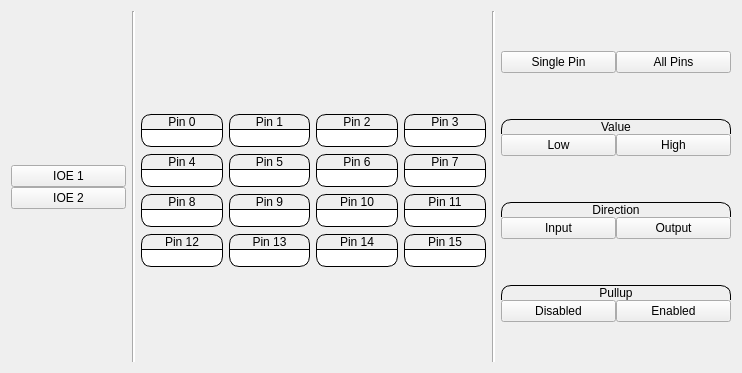
      <widget class="QWidget" name="ioe_page">
       <layout class="QVBoxLayout" name="verticalLayout_10">
        <item>
         <layout class="QHBoxLayout" name="horizontalLayout_19" stretch="1,0,3,0,2">
          <property name="leftMargin">
           <number>0</number>
          </property>
          <property name="rightMargin">
           <number>0</number>
          </property>
          <property name="bottomMargin">
           <number>0</number>
          </property>
          <item>
           <widget class="QFrame" name="verticalFrame">
            <property name="styleSheet">
             <string notr="true">QPushButton[objectName^=&quot;btn_ioe1&quot;] {
	border-top-left-radius: 15px;
	border-top-right-radius: 15px;
	border:1px solid black;
	background-color: white;
	padding:20px 40px;
}

QPushButton[objectName^=&quot;btn_ioe2&quot;] {
	border-bottom-right-radius: 15px;
	border-bottom-left-radius: 15px;
	border-left:1px solid black;
	border-right:1px solid black;
	border-bottom:1px solid black;
	background-color: rgb(255, 255, 255);
	padding:20px 40px;
}</string>
            </property>
            <layout class="QVBoxLayout" name="verticalLayout_9">
             <property name="spacing">
              <number>0</number>
             </property>
             <property name="leftMargin">
              <number>0</number>
             </property>
             <property name="topMargin">
              <number>0</number>
             </property>
             <property name="rightMargin">
              <number>0</number>
             </property>
             <property name="bottomMargin">
              <number>0</number>
             </property>
             <item>
              <spacer name="verticalSpacer_18">
               <property name="orientation">
                <enum>Qt::Vertical</enum>
               </property>
               <property name="sizeHint" stdset="0">
                <size>
                 <width>20</width>
                 <height>40</height>
                </size>
               </property>
              </spacer>
             </item>
             <item>
              <widget class="QPushButton" name="btn_ioe1">
               <property name="text">
                <string>IOE 1</string>
               </property>
              </widget>
             </item>
             <item>
              <widget class="QPushButton" name="btn_ioe2">
               <property name="text">
                <string>IOE 2</string>
               </property>
              </widget>
             </item>
             <item>
              <spacer name="verticalSpacer_19">
               <property name="orientation">
                <enum>Qt::Vertical</enum>
               </property>
               <property name="sizeHint" stdset="0">
                <size>
                 <width>20</width>
                 <height>40</height>
                </size>
               </property>
              </spacer>
             </item>
            </layout>
           </widget>
          </item>
          <item>
           <widget class="Line" name="line_4">
            <property name="styleSheet">
             <string notr="true">background-color: rgb(255, 255, 255);</string>
            </property>
            <property name="orientation">
             <enum>Qt::Vertical</enum>
            </property>
           </widget>
          </item>
          <item>
           <widget class="QFrame" name="ioe_pins_layout">
            <property name="styleSheet">
             <string notr="true">QPushButton {
	margin-top:7px;
	border:1px solid black;
	border-top-left-radius: 10px;
	border-top-right-radius: 10px;
}

QLineEdit {
	border-radius:10px;
	border-top-left-radius: 0px;
	border-top-right-radius: 0px;
	border-left:1px solid black;
	border-right:1px solid black;
	border-bottom:1px solid black;
}
</string>
            </property>
            <layout class="QGridLayout" name="gridLayout_5">
             <property name="leftMargin">
              <number>0</number>
             </property>
             <property name="topMargin">
              <number>0</number>
             </property>
             <property name="rightMargin">
              <number>0</number>
             </property>
             <property name="bottomMargin">
              <number>0</number>
             </property>
             <property name="verticalSpacing">
              <number>0</number>
             </property>
             <item row="5" column="0">
              <widget class="QPushButton" name="btn_pin_8">
               <property name="text">
                <string>Pin 8</string>
               </property>
              </widget>
             </item>
             <item row="6" column="0">
              <widget class="QLineEdit" name="txt_pin_8">
               <property name="alignment">
                <set>Qt::AlignCenter</set>
               </property>
               <property name="readOnly">
                <bool>true</bool>
               </property>
              </widget>
             </item>
             <item row="6" column="1">
              <widget class="QLineEdit" name="txt_pin_9">
               <property name="alignment">
                <set>Qt::AlignCenter</set>
               </property>
               <property name="readOnly">
                <bool>true</bool>
               </property>
              </widget>
             </item>
             <item row="5" column="1">
              <widget class="QPushButton" name="btn_pin_9">
               <property name="text">
                <string>Pin 9</string>
               </property>
              </widget>
             </item>
             <item row="5" column="2">
              <widget class="QPushButton" name="btn_pin_10">
               <property name="text">
                <string>Pin 10</string>
               </property>
              </widget>
             </item>
             <item row="5" column="3">
              <widget class="QPushButton" name="btn_pin_11">
               <property name="text">
                <string>Pin 11</string>
               </property>
              </widget>
             </item>
             <item row="7" column="0">
              <widget class="QPushButton" name="btn_pin_12">
               <property name="text">
                <string>Pin 12</string>
               </property>
              </widget>
             </item>
             <item row="6" column="2">
              <widget class="QLineEdit" name="txt_pin_10">
               <property name="alignment">
                <set>Qt::AlignCenter</set>
               </property>
               <property name="readOnly">
                <bool>true</bool>
               </property>
              </widget>
             </item>
             <item row="6" column="3">
              <widget class="QLineEdit" name="txt_pin_11">
               <property name="alignment">
                <set>Qt::AlignCenter</set>
               </property>
               <property name="readOnly">
                <bool>true</bool>
               </property>
              </widget>
             </item>
             <item row="7" column="1">
              <widget class="QPushButton" name="btn_pin_13">
               <property name="text">
                <string>Pin 13</string>
               </property>
              </widget>
             </item>
             <item row="7" column="3">
              <widget class="QPushButton" name="btn_pin_15">
               <property name="text">
                <string>Pin 15</string>
               </property>
              </widget>
             </item>
             <item row="7" column="2">
              <widget class="QPushButton" name="btn_pin_14">
               <property name="text">
                <string>Pin 14</string>
               </property>
              </widget>
             </item>
             <item row="1" column="0">
              <widget class="QPushButton" name="btn_pin_0">
               <property name="text">
                <string>Pin 0</string>
               </property>
              </widget>
             </item>
             <item row="9" column="0">
              <spacer name="verticalSpacer_17">
               <property name="orientation">
                <enum>Qt::Vertical</enum>
               </property>
               <property name="sizeHint" stdset="0">
                <size>
                 <width>20</width>
                 <height>40</height>
                </size>
               </property>
              </spacer>
             </item>
             <item row="1" column="1">
              <widget class="QPushButton" name="btn_pin_1">
               <property name="text">
                <string>Pin 1</string>
               </property>
              </widget>
             </item>
             <item row="1" column="2">
              <widget class="QPushButton" name="btn_pin_2">
               <property name="text">
                <string>Pin 2</string>
               </property>
              </widget>
             </item>
             <item row="2" column="1">
              <widget class="QLineEdit" name="txt_pin_1">
               <property name="alignment">
                <set>Qt::AlignCenter</set>
               </property>
               <property name="readOnly">
                <bool>true</bool>
               </property>
              </widget>
             </item>
             <item row="2" column="2">
              <widget class="QLineEdit" name="txt_pin_2">
               <property name="alignment">
                <set>Qt::AlignCenter</set>
               </property>
               <property name="readOnly">
                <bool>true</bool>
               </property>
              </widget>
             </item>
             <item row="2" column="3">
              <widget class="QLineEdit" name="txt_pin_3">
               <property name="alignment">
                <set>Qt::AlignCenter</set>
               </property>
               <property name="readOnly">
                <bool>true</bool>
               </property>
              </widget>
             </item>
             <item row="1" column="3">
              <widget class="QPushButton" name="btn_pin_3">
               <property name="text">
                <string>Pin 3</string>
               </property>
              </widget>
             </item>
             <item row="3" column="0">
              <widget class="QPushButton" name="btn_pin_4">
               <property name="text">
                <string>Pin 4</string>
               </property>
              </widget>
             </item>
             <item row="3" column="1">
              <widget class="QPushButton" name="btn_pin_5">
               <property name="text">
                <string>Pin 5</string>
               </property>
              </widget>
             </item>
             <item row="3" column="2">
              <widget class="QPushButton" name="btn_pin_6">
               <property name="text">
                <string>Pin 6</string>
               </property>
              </widget>
             </item>
             <item row="3" column="3">
              <widget class="QPushButton" name="btn_pin_7">
               <property name="text">
                <string>Pin 7</string>
               </property>
              </widget>
             </item>
             <item row="4" column="1">
              <widget class="QLineEdit" name="txt_pin_5">
               <property name="alignment">
                <set>Qt::AlignCenter</set>
               </property>
               <property name="readOnly">
                <bool>true</bool>
               </property>
              </widget>
             </item>
             <item row="4" column="0">
              <widget class="QLineEdit" name="txt_pin_4">
               <property name="alignment">
                <set>Qt::AlignCenter</set>
               </property>
               <property name="readOnly">
                <bool>true</bool>
               </property>
              </widget>
             </item>
             <item row="4" column="2">
              <widget class="QLineEdit" name="txt_pin_6">
               <property name="alignment">
                <set>Qt::AlignCenter</set>
               </property>
               <property name="readOnly">
                <bool>true</bool>
               </property>
              </widget>
             </item>
             <item row="4" column="3">
              <widget class="QLineEdit" name="txt_pin_7">
               <property name="alignment">
                <set>Qt::AlignCenter</set>
               </property>
               <property name="readOnly">
                <bool>true</bool>
               </property>
              </widget>
             </item>
             <item row="2" column="0">
              <widget class="QLineEdit" name="txt_pin_0">
               <property name="alignment">
                <set>Qt::AlignCenter</set>
               </property>
               <property name="readOnly">
                <bool>true</bool>
               </property>
              </widget>
             </item>
             <item row="0" column="0">
              <spacer name="verticalSpacer_16">
               <property name="orientation">
                <enum>Qt::Vertical</enum>
               </property>
               <property name="sizeHint" stdset="0">
                <size>
                 <width>20</width>
                 <height>40</height>
                </size>
               </property>
              </spacer>
             </item>
             <item row="8" column="0">
              <widget class="QLineEdit" name="txt_pin_12">
               <property name="alignment">
                <set>Qt::AlignCenter</set>
               </property>
               <property name="readOnly">
                <bool>true</bool>
               </property>
              </widget>
             </item>
             <item row="8" column="1">
              <widget class="QLineEdit" name="txt_pin_13">
               <property name="alignment">
                <set>Qt::AlignCenter</set>
               </property>
               <property name="readOnly">
                <bool>true</bool>
               </property>
              </widget>
             </item>
             <item row="8" column="2">
              <widget class="QLineEdit" name="txt_pin_14">
               <property name="alignment">
                <set>Qt::AlignCenter</set>
               </property>
               <property name="readOnly">
                <bool>true</bool>
               </property>
              </widget>
             </item>
             <item row="8" column="3">
              <widget class="QLineEdit" name="txt_pin_15">
               <property name="alignment">
                <set>Qt::AlignCenter</set>
               </property>
               <property name="readOnly">
                <bool>true</bool>
               </property>
              </widget>
             </item>
            </layout>
           </widget>
          </item>
          <item>
           <widget class="Line" name="line_5">
            <property name="styleSheet">
             <string notr="true">background-color: rgb(255, 255, 255);</string>
            </property>
            <property name="orientation">
             <enum>Qt::Vertical</enum>
            </property>
           </widget>
          </item>
          <item>
           <layout class="QVBoxLayout" name="verticalLayout_8">
            <property name="topMargin">
             <number>0</number>
            </property>
            <property name="rightMargin">
             <number>0</number>
            </property>
            <property name="bottomMargin">
             <number>0</number>
            </property>
            <item>
             <spacer name="verticalSpacer_20">
              <property name="orientation">
               <enum>Qt::Vertical</enum>
              </property>
              <property name="sizeHint" stdset="0">
               <size>
                <width>20</width>
                <height>40</height>
               </size>
              </property>
             </spacer>
            </item>
            <item>
             <widget class="QFrame" name="horizontalFrame">
              <property name="styleSheet">
               <string notr="true">QPushButton[objectName^=&quot;btn_ioe_single_pin&quot;] {
	border-bottom-left-radius: 15px;
	border-top-left-radius: 15px;
	border-top:1px solid black;
	border-bottom:1px solid black;
	border-left:1px solid black;
	padding:20px;
	background-color: white;
}


QPushButton[objectName^=&quot;btn_ioe_all_pins&quot;] {
	border-bottom-right-radius: 15px;
	border-top-right-radius: 15px;
	border:1px solid black;
	border-bottom:1px solid black;
	background-color: white;
	padding:20px;
}
</string>
              </property>
              <layout class="QHBoxLayout" name="horizontalLayout_17" stretch="1,1">
               <property name="spacing">
                <number>0</number>
               </property>
               <property name="leftMargin">
                <number>0</number>
               </property>
               <property name="topMargin">
                <number>0</number>
               </property>
               <property name="rightMargin">
                <number>0</number>
               </property>
               <property name="bottomMargin">
                <number>0</number>
               </property>
               <item>
                <widget class="QPushButton" name="btn_ioe_single_pin">
                 <property name="text">
                  <string>Single Pin</string>
                 </property>
                </widget>
               </item>
               <item>
                <widget class="QPushButton" name="btn_ioe_all_pins">
                 <property name="text">
                  <string>All Pins</string>
                 </property>
                </widget>
               </item>
              </layout>
             </widget>
            </item>
            <item>
             <spacer name="verticalSpacer_22">
              <property name="orientation">
               <enum>Qt::Vertical</enum>
              </property>
              <property name="sizeHint" stdset="0">
               <size>
                <width>20</width>
                <height>40</height>
               </size>
              </property>
             </spacer>
            </item>
            <item>
             <widget class="QFrame" name="verticalFrame">
              <property name="styleSheet">
               <string notr="true">QPushButton[objectName^=&quot;btn_low&quot;] {
	border-bottom-left-radius: 15px;
	border-top:1px solid black;
	border-bottom:1px solid black;
	border-left:1px solid black;
	padding:20px;
	background-color: white;
}


QPushButton[objectName^=&quot;btn_high&quot;] {
	border-bottom-right-radius: 15px;
	border:1px solid black;
	border-bottom:1px solid black;
	background-color: white;
	padding:20px;
}

QLabel {
	border-top:1px solid black;
	border-left:1px solid black;
	border-right:1px solid black;
	border-top-left-radius: 10px;
	border-top-right-radius: 10px;
}</string>
              </property>
              <layout class="QVBoxLayout" name="verticalLayout_16">
               <property name="spacing">
                <number>0</number>
               </property>
               <property name="leftMargin">
                <number>0</number>
               </property>
               <property name="topMargin">
                <number>0</number>
               </property>
               <property name="rightMargin">
                <number>0</number>
               </property>
               <property name="bottomMargin">
                <number>0</number>
               </property>
               <item>
                <widget class="QLabel" name="label_5">
                 <property name="text">
                  <string>Value</string>
                 </property>
                 <property name="alignment">
                  <set>Qt::AlignCenter</set>
                 </property>
                </widget>
               </item>
               <item>
                <layout class="QHBoxLayout" name="horizontalLayout_20">
                 <property name="spacing">
                  <number>0</number>
                 </property>
                 <property name="topMargin">
                  <number>0</number>
                 </property>
                 <item>
                  <widget class="QPushButton" name="btn_low">
                   <property name="text">
                    <string>Low</string>
                   </property>
                  </widget>
                 </item>
                 <item>
                  <widget class="QPushButton" name="btn_high">
                   <property name="text">
                    <string>High</string>
                   </property>
                  </widget>
                 </item>
                </layout>
               </item>
              </layout>
             </widget>
            </item>
            <item>
             <spacer name="verticalSpacer_23">
              <property name="orientation">
               <enum>Qt::Vertical</enum>
              </property>
              <property name="sizeHint" stdset="0">
               <size>
                <width>20</width>
                <height>40</height>
               </size>
              </property>
             </spacer>
            </item>
            <item>
             <widget class="QFrame" name="verticalFrame">
              <property name="styleSheet">
               <string notr="true">QPushButton[objectName^=&quot;btn_input&quot;] {
	border-bottom-left-radius: 15px;
	border-top:1px solid black;
	border-bottom:1px solid black;
	border-left:1px solid black;
	padding:20px;
	background-color: white;
}


QPushButton[objectName^=&quot;btn_output&quot;] {
	border-bottom-right-radius: 15px;
	border:1px solid black;
	border-bottom:1px solid black;
	background-color: white;
	padding:20px;
}

QLabel {
	border-top:1px solid black;
	border-left:1px solid black;
	border-right:1px solid black;
	border-top-left-radius: 10px;
	border-top-right-radius: 10px;
}</string>
              </property>
              <layout class="QVBoxLayout" name="verticalLayout_15">
               <property name="spacing">
                <number>0</number>
               </property>
               <property name="leftMargin">
                <number>0</number>
               </property>
               <property name="topMargin">
                <number>0</number>
               </property>
               <property name="rightMargin">
                <number>0</number>
               </property>
               <property name="bottomMargin">
                <number>0</number>
               </property>
               <item>
                <widget class="QLabel" name="label_4">
                 <property name="text">
                  <string>Direction</string>
                 </property>
                 <property name="alignment">
                  <set>Qt::AlignCenter</set>
                 </property>
                </widget>
               </item>
               <item>
                <layout class="QHBoxLayout" name="horizontalLayout_18">
                 <property name="spacing">
                  <number>0</number>
                 </property>
                 <property name="topMargin">
                  <number>0</number>
                 </property>
                 <item>
                  <widget class="QPushButton" name="btn_input">
                   <property name="text">
                    <string>Input</string>
                   </property>
                  </widget>
                 </item>
                 <item>
                  <widget class="QPushButton" name="btn_output">
                   <property name="text">
                    <string>Output</string>
                   </property>
                  </widget>
                 </item>
                </layout>
               </item>
              </layout>
             </widget>
            </item>
            <item>
             <spacer name="verticalSpacer_24">
              <property name="orientation">
               <enum>Qt::Vertical</enum>
              </property>
              <property name="sizeHint" stdset="0">
               <size>
                <width>20</width>
                <height>40</height>
               </size>
              </property>
             </spacer>
            </item>
            <item>
             <widget class="QFrame" name="verticalFrame_2">
              <property name="styleSheet">
               <string notr="true">QPushButton[objectName^=&quot;btn_pullup_disabled&quot;] {
	border-bottom-left-radius: 15px;
	border-top:1px solid black;
	border-bottom:1px solid black;
	border-left:1px solid black;
	padding:20px;
	background-color: white;
}


QPushButton[objectName^=&quot;btn_pullup_enabled&quot;] {
	border-bottom-right-radius: 15px;
	border:1px solid black;
	border-bottom:1px solid black;
	background-color: white;
	padding:20px;
}

QLabel {
	border-top:1px solid black;
	border-left:1px solid black;
	border-right:1px solid black;
	border-top-left-radius: 10px;
	border-top-right-radius: 10px;
}</string>
              </property>
              <layout class="QVBoxLayout" name="verticalLayout_17">
               <property name="spacing">
                <number>0</number>
               </property>
               <property name="leftMargin">
                <number>0</number>
               </property>
               <property name="topMargin">
                <number>0</number>
               </property>
               <property name="rightMargin">
                <number>0</number>
               </property>
               <property name="bottomMargin">
                <number>0</number>
               </property>
               <item>
                <widget class="QLabel" name="label_6">
                 <property name="text">
                  <string>Pullup</string>
                 </property>
                 <property name="alignment">
                  <set>Qt::AlignCenter</set>
                 </property>
                </widget>
               </item>
               <item>
                <layout class="QHBoxLayout" name="horizontalLayout_21">
                 <property name="spacing">
                  <number>0</number>
                 </property>
                 <property name="topMargin">
                  <number>0</number>
                 </property>
                 <item>
                  <widget class="QPushButton" name="btn_pullup_disabled">
                   <property name="text">
                    <string>Disabled</string>
                   </property>
                  </widget>
                 </item>
                 <item>
                  <widget class="QPushButton" name="btn_pullup_enabled">
                   <property name="text">
                    <string>Enabled</string>
                   </property>
                  </widget>
                 </item>
                </layout>
               </item>
              </layout>
             </widget>
            </item>
            <item>
             <spacer name="verticalSpacer_21">
              <property name="orientation">
               <enum>Qt::Vertical</enum>
              </property>
              <property name="sizeHint" stdset="0">
               <size>
                <width>20</width>
                <height>40</height>
               </size>
              </property>
             </spacer>
            </item>
           </layout>
          </item>
         </layout>
        </item>
       </layout>
      </widget>
